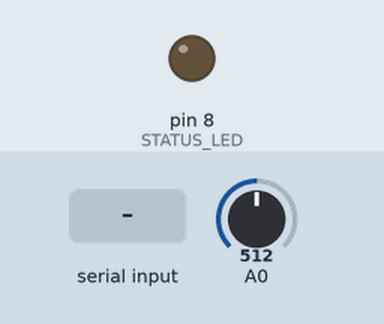
This sketch was run on a simulated Arduino Uno, built with avr-gcc and run on an emulated ATmega328P. Parts: output pins drawn as LEDs (lit = HIGH). The test bench sets the inputs (shaded band); at power-on: A0 = 512. What the sketch prints to the serial monitor is not drawn.

Above: at 1.2 s.
1.3 s: "R" received over Serial
At 2.0 s:
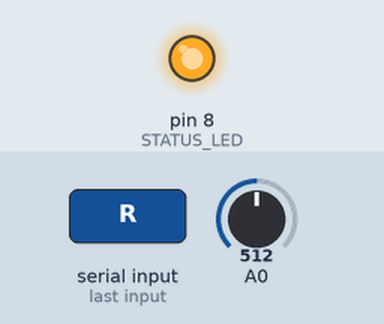
4.7 s: "S" received over Serial
At 5.8 s:
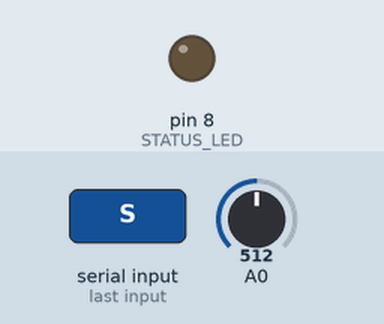
Timing chart, 0 to 7.7 s (numbered marks = the images above; inputs shaded):
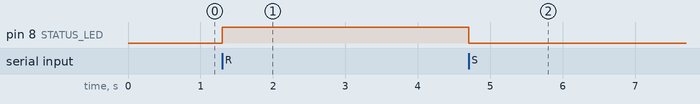

Measured:
- after the input at 1.3 s, pin 8 (STATUS_LED): LOW → HIGH at once
- after the input at 4.7 s, pin 8 (STATUS_LED): HIGH → LOW at once

The sketch:

emg_nano.ino
```cpp
/*
  Jednokanałowy surowy sEMG: Nano/Uno ATmega328P, 16 MHz, logika 5 V.
  BioAmp BisCute: VCC -> 5V, GND -> GND, OUT -> A0.
  Elektrody IN-/IN+/REF podłączaj WYŁĄCZNIE do modułu BioAmp.

  Podczas kontaktu ze skórą: laptop wyłącznie na baterii, odłączona
  ładowarka i inne przewody/peryferia. Instrukcja: ../README.md.

  Nie otwieraj Serial Plottera. To protokół BINARNY 115200 8N1.
  komputer/capture_emg.py wysyła R (start), następnie S (stop).
  FFT/MDF wykonuje komputer, nie Nano. Brak dodatkowych bibliotek.
*/
#include <Arduino.h>
#include <avr/interrupt.h>
#include <util/atomic.h>
#include "EmgProtocol.h"

#if !defined(__AVR_ATmega328P__)
#error "Ten szkic wymaga klasycznego Nano lub Uno z ATmega328P."
#endif
#if F_CPU != 16000000UL
#error "Szkic skonfigurowano dla zegara 16 MHz."
#endif

constexpr uint8_t STATUS_LED = 8;  // opcjonalnie: D8 -> 1k -> LED -> GND
constexpr uint8_t ADC_PRESCALER = _BV(ADPS2) | _BV(ADPS1) | _BV(ADPS0);
constexpr uint16_t TIMER_TOP = F_CPU / 8UL / EmgProtocol::SAMPLE_RATE - 1;
static_assert(TIMER_TOP == 499, "Nieprawidlowy okres Timer1.");

// 256 pozycji, 255 użytecznych. Jeden element pozostaje pusty, aby odróżnić
// bufor pełny od pustego. Indeksy uint8_t zawijają się bez dzielenia.
volatile uint16_t ringBuffer[256];
volatile uint8_t writeIndex = 0;
volatile uint8_t readIndex = 0;
volatile bool collecting = false;
volatile bool overrun = false;
bool finalFramePending = false;
uint32_t emittedSamples = 0;

void stopHardware() {
  // Wywołuj z wyłączonymi przerwaniami (również z ADC ISR).
  TCCR1B = _BV(WGM12);  // zatrzymaj zegar Timer1
  ADCSRA = 0;          // przerwij również ewentualną konwersję w toku
  collecting = false;
}

ISR(ADC_vect) {
  const uint16_t value = ADC;
  // OCF1B jest flagą W1C. Musi wrócić do 0 przed kolejnym wyzwoleniem.
  // Nie używamy TIFR1 |= ..., ponieważ mogłoby to wyzerować inne flagi.
  TIFR1 = _BV(OCF1B);
  if (!collecting) return;
  const uint8_t next = static_cast<uint8_t>(writeIndex + 1);
  if (next == readIndex) {
    overrun = true;
    stopHardware();  // zatrzymaj zamiast ukrywać brakujące próbki
    return;
  }
  ringBuffer[writeIndex] = value;
  writeIndex = next;
}

void startAcquisition() {
  ATOMIC_BLOCK(ATOMIC_RESTORESTATE) {
    stopHardware();
    writeIndex = readIndex = 0;
    overrun = false;
    emittedSamples = 0;
    finalFramePending = true;

    // A0, napięcie odniesienia AVCC (~5 V). Kondensator AREF jest na Nano.
    ADMUX = _BV(REFS0);
    ADCSRB = 0;
    DIDR0 |= _BV(ADC0D);
    ADCSRA = _BV(ADEN) | ADC_PRESCALER;
    ADCSRA |= _BV(ADSC);
    while (ADCSRA & _BV(ADSC)) {}  // pierwsza konwersja: rozgrzewka ADC
    (void)ADC;

    // Timer1 CTC: 16 MHz / 8 / (499 + 1) = nominalnie 4000 Hz.
    TCCR1A = 0;
    TCCR1B = 0;
    TIMSK1 = 0;
    TCNT1 = 0;
    OCR1A = TIMER_TOP;
    OCR1B = TIMER_TOP / 2;
    TIFR1 = _BV(OCF1B) | _BV(OCF1A) | _BV(TOV1);
    ADCSRB = _BV(ADTS2) | _BV(ADTS0);  // źródło 101: Timer1 Compare B
    collecting = true;
    ADCSRA = _BV(ADEN) | _BV(ADATE) | _BV(ADIE) | _BV(ADIF) | ADC_PRESCALER;
    TCCR1B = _BV(WGM12) | _BV(CS11);
  }
}

void sendSamples(uint8_t count) {
  uint16_t samples[EmgProtocol::MAX_SAMPLES];
  uint16_t flags = 0;
  for (uint8_t i = 0; i < count; ++i) {
    // Producent nie nadpisze tej komórki, dopóki nie przesuniemy readIndex.
    const uint8_t index = readIndex;
    samples[i] = ringBuffer[index];
    readIndex = static_cast<uint8_t>(index + 1);
    if (samples[i] <= 1 || samples[i] >= 1022) flags |= EmgProtocol::CLIPPING;
  }
  uint8_t frame[EmgProtocol::MAX_FRAME_BYTES];
  const size_t bytes = EmgProtocol::encode(frame, samples, count, emittedSamples, flags);
  Serial.write(frame, bytes);  // przerwania ADC nadal działają podczas transmisji
  emittedSamples += count;
}

void sendFinalFrame() {
  uint8_t frame[EmgProtocol::MAX_FRAME_BYTES];
  const uint16_t flags = EmgProtocol::STOPPED | (overrun ? EmgProtocol::OVERRUN : 0);
  const size_t bytes = EmgProtocol::encode(frame, nullptr, 0, emittedSamples, flags);
  Serial.write(frame, bytes);
  finalFramePending = false;
}

void setup() {
  pinMode(STATUS_LED, OUTPUT);
  digitalWrite(STATUS_LED, LOW);
  pinMode(A0, INPUT);
  Serial.begin(115200);
  // Oczekiwanie na R z programu rejestrującego. Nie wysyłamy tekstu ASCII.
}

void loop() {
  while (Serial.available()) {
    const int command = Serial.read();
    if (command == 'R') startAcquisition();
    if (command == 'S') {
      ATOMIC_BLOCK(ATOMIC_RESTORESTATE) { stopHardware(); }
    }
  }

  const uint8_t available = static_cast<uint8_t>(writeIndex - readIndex);
  if (available >= EmgProtocol::MAX_SAMPLES) {
    sendSamples(EmgProtocol::MAX_SAMPLES);
  } else if (!collecting && available) {
    sendSamples(available);
  } else if (!collecting && finalFramePending) {
    sendFinalFrame();
  }

  if (overrun) digitalWrite(STATUS_LED, (millis() / 200) % 2 ? HIGH : LOW);
  else digitalWrite(STATUS_LED, collecting ? HIGH : LOW);
}
```

EmgProtocol.h
```cpp
#pragma once
#include <stdint.h>
#include <stddef.h>

// Specyfikacja ramki: patrz ../PROTOKOL.md. Bez zależności od Arduino.
namespace EmgProtocol {
constexpr uint16_t SAMPLE_RATE = 4000;
constexpr uint8_t MAX_SAMPLES = 32;
constexpr size_t MAX_FRAME_BYTES = 14 + 2 * MAX_SAMPLES;
constexpr uint16_t OVERRUN = 1;
constexpr uint16_t CLIPPING = 2;
constexpr uint16_t STOPPED = 4;

inline void put16(uint8_t* out, uint16_t value) {
  out[0] = static_cast<uint8_t>(value);
  out[1] = static_cast<uint8_t>(value >> 8);
}

inline void put32(uint8_t* out, uint32_t value) {
  for (uint8_t i = 0; i < 4; ++i) out[i] = static_cast<uint8_t>(value >> (8 * i));
}

inline uint16_t crc16(const uint8_t* data, size_t size) {
  uint16_t crc = 0xFFFF;
  while (size--) {
    crc ^= static_cast<uint16_t>(*data++) << 8;
    for (uint8_t bit = 0; bit < 8; ++bit) {
      crc = (crc & 0x8000) ? static_cast<uint16_t>((crc << 1) ^ 0x1021)
                           : static_cast<uint16_t>(crc << 1);
    }
  }
  return crc;
}

inline size_t encode(uint8_t* out, const uint16_t* samples, uint8_t count,
                     uint32_t firstIndex, uint16_t flags) {
  if (count > MAX_SAMPLES) return 0;
  out[0] = 0xA5;
  out[1] = 0x5A;
  out[2] = 1;
  out[3] = count;
  put32(out + 4, firstIndex);
  put16(out + 8, flags);
  put16(out + 10, SAMPLE_RATE);
  for (uint8_t i = 0; i < count; ++i) put16(out + 12 + 2 * i, samples[i]);
  const size_t beforeCrc = 12 + 2 * count;
  put16(out + beforeCrc, crc16(out + 2, beforeCrc - 2));
  return beforeCrc + 2;
}
}
```
